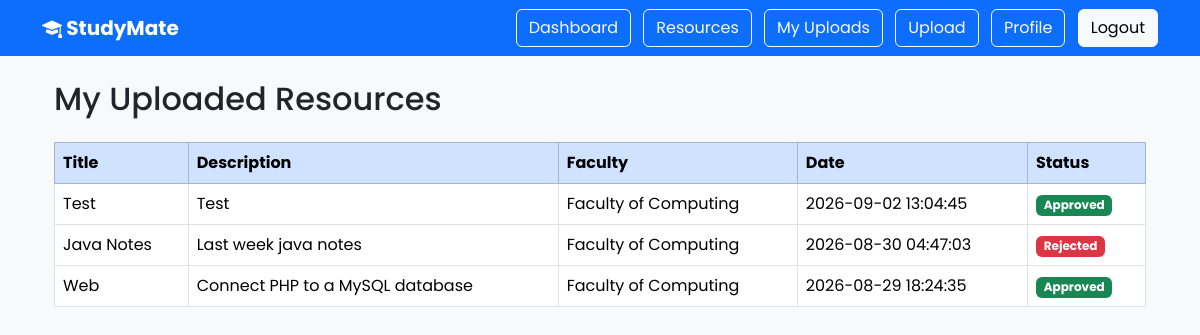
The page /my_uploads.php (signed in) on the database its author committed.
### tables this page shows
CREATE TABLE `resources` (
  `id` int(11) NOT NULL,
  `title` varchar(255) NOT NULL,
  `description` text DEFAULT NULL,
  `faculty` varchar(100) NOT NULL,
  `file_name` varchar(255) NOT NULL,
  `uploaded_by` int(11) NOT NULL,
  `uploaded_at` timestamp NOT NULL DEFAULT current_timestamp(),
  `status` varchar(20) NOT NULL DEFAULT 'Pending'
);

### my_uploads.php (the view, shortened to what this page needs)
<?php
include 'includes/db.php';
$user_id = $_SESSION['user_id'];
$sql = "SELECT *
        FROM resources
        WHERE uploaded_by = ?
        ORDER BY uploaded_at DESC";
$stmt = $conn->prepare($sql);
$stmt->bind_param("i", $user_id);
$stmt->execute();
$result = $stmt->get_result();
?>
<?php include 'includes/header.php'; ?>
<div class="container mt-4">
    <h2 class="mb-4">My Uploaded Resources</h2>
    <table class="table table-bordered table-hover bg-white">
        <thead class="table-primary">
            <tr>
                <th>Title</th>
                <th>Description</th>
                <th>Faculty</th>
                <th>Date</th>
                <th>Status</th>
            </tr>
        </thead>
        <tbody>
        <?php while ($row = $result->fetch_assoc()) { ?>
            <tr>
                <td>
                    <?php echo htmlspecialchars($row['title']); ?>
                </td>
                <td>
                    <?php echo htmlspecialchars($row['description']); ?>
                </td>
                <td>
                    <?php echo htmlspecialchars($row['faculty']); ?>
                </td>
                <td>
                    <?php echo htmlspecialchars($row['uploaded_at']); ?>
                </td>
                <td>
                    <?php if ($row['status'] == 'Approved') { ?>
                        <span class="badge bg-success">
                            Approved
                        </span>
                    <?php } elseif ($row['status'] == 'Rejected') { ?>
                        <span class="badge bg-danger">
                            Rejected
                        </span>
                    <?php } else { ?>
                        <span class="badge bg-warning text-dark">
                            Pending
                        </span>
                    <?php } ?>
                </td>
            </tr>
        <?php } ?>
        </tbody>
    </table>
</div>
<?php include 'includes/footer.php'; ?>

### assets/css/dashboard.css (style rules this page uses)
body { background:#f5f7fb; font-family:'Poppins',sans-serif; }

### rows shown on the page
resources: title "Test", description "Test", faculty "Faculty of Computing", uploaded_at "2026-09-02 13:04:45", status "Approved"
resources: title "Java Notes", description "Last week java notes", faculty "Faculty of Computing", uploaded_at "2026-08-30 04:47:03", status "Rejected"
resources: title "Web", description "Connect PHP to a MySQL database", faculty "Faculty of Computing", uploaded_at "2026-08-29 18:24:35", status "Approved"
